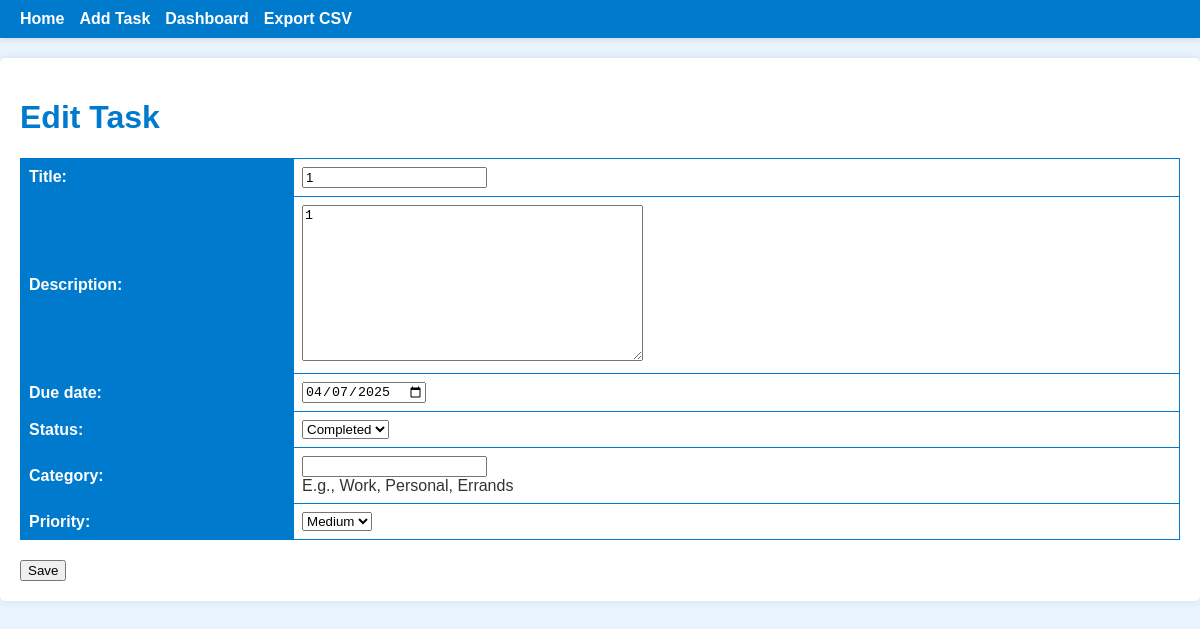
Page /task/edit/5/ on the committed database.
### todo/models.py (models this page shows, shortened)
class Task(models.Model):
    STATUS_CHOICES = [
        ('Pending', 'Pending'),
        ('Completed', 'Completed'),
    ]
    PRIORITY_CHOICES = [
        ('Low', 'Low'),
        ('Medium', 'Medium'),
        ('High', 'High'),
    ]
    title = models.CharField(max_length=200)
    description = models.TextField()
    due_date = models.DateField()
    status = models.CharField(max_length=10, choices=STATUS_CHOICES, default='Pending')
    category = models.CharField(max_length=100, null=True, blank=True, help_text="E.g., Work, Personal, Errands")
    priority = models.CharField(max_length=10, choices=PRIORITY_CHOICES, default='Medium')

### todo/views.py (the view)
# urls.py: path('task/edit/<int:pk>/', views.task_update, name='task_update'),
def task_update(request, pk):
    task = get_object_or_404(Task, pk=pk)
    if request.method == 'POST':
        form = TaskForm(request.POST, instance=task)
        if form.is_valid():
            form.save()
            return redirect('task_list')
    else:
        form = TaskForm(instance=task)
    return render(request, 'todo/task_form.html', {'form': form})

### todo/forms.py
class TaskForm(forms.ModelForm):
    class Meta:
        model = Task
        fields = ['title', 'description', 'due_date', 'status', 'category', 'priority']
        widgets = {
            'due_date': forms.DateInput(attrs={'type': 'date'}),
        }

### todo/templates/todo/task_form.html (shortened to what this page needs)
{% extends 'todo/base.html' %}
{% block content %}
<h1>{{ form.instance.pk|yesno:"Edit Task,Add New Task" }}</h1>
<form method="post">
    <table>
        {{ form.as_table }}
    </table>
    <button type="submit">Save</button>
</form>
{% endblock %}

### todo/templates/todo/base.html (style rules this page uses)
body { font-family: Arial, sans-serif; margin: 0; padding: 0; background-color: #eaf4ff; color: #333; }
h1, h2 { color: #007acc; }
table { width: 100%; border-collapse: collapse; margin-bottom: 20px; }
table, th, td { border: 1px solid #007acc; }
th, td { padding: 8px; text-align: left; }
th { background-color: #007acc; color: #fff; }

### rows in the picture
Task: instance.pk "Edit Task", title "1", description "1", due_date "04/07/2025", status "Completed", priority "Medium"
